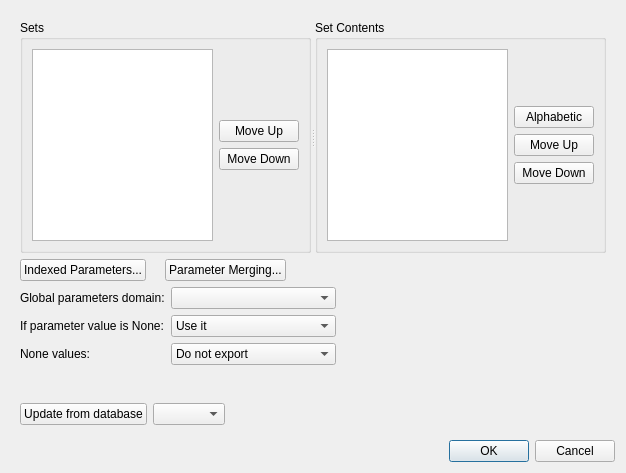
<?xml version="1.0" encoding="UTF-8"?>
<!--
######################################################################################################################
# Copyright (C) 2017-2020 Spine project consortium
# This file is part of Spine Items.
# Spine Items is free software: you can redistribute it and\/or modify it under the terms of the GNU Lesser General
# Public License as published by the Free Software Foundation, either version 3 of the License, or (at your option)
# any later version. This program is distributed in the hope that it will be useful, but WITHOUT ANY WARRANTY;
# without even the implied warranty of MERCHANTABILITY or FITNESS FOR A PARTICULAR PURPOSE. See the GNU Lesser General
# Public License for more details. You should have received a copy of the GNU Lesser General Public License along with
# this program. If not, see <http:\/\/www.gnu.org\/licenses\/>.
######################################################################################################################
-->
<ui version="4.0">
 <class>Form</class>
 <widget class="QWidget" name="Form">
  <property name="windowModality">
   <enum>Qt::WindowModal</enum>
  </property>
  <property name="geometry">
   <rect>
    <x>0</x>
    <y>0</y>
    <width>626</width>
    <height>473</height>
   </rect>
  </property>
  <property name="windowTitle">
   <string>Gdx Export Settings</string>
  </property>
  <layout class="QVBoxLayout" name="verticalLayout_4">
   <item>
    <widget class="QWidget" name="controls_group" native="true">
     <layout class="QVBoxLayout" name="verticalLayout_3">
      <item>
       <widget class="QSplitter" name="splitter">
        <property name="orientation">
         <enum>Qt::Horizontal</enum>
        </property>
        <widget class="QGroupBox" name="set_group_box">
         <property name="title">
          <string>Sets</string>
         </property>
         <layout class="QHBoxLayout" name="horizontalLayout">
          <item>
           <widget class="QListView" name="set_list_view"/>
          </item>
          <item>
           <layout class="QVBoxLayout" name="verticalLayout">
            <item>
             <spacer name="verticalSpacer">
              <property name="orientation">
               <enum>Qt::Vertical</enum>
              </property>
              <property name="sizeHint" stdset="0">
               <size>
                <width>20</width>
                <height>40</height>
               </size>
              </property>
             </spacer>
            </item>
            <item>
             <widget class="QPushButton" name="set_move_up_button">
              <property name="text">
               <string>Move Up</string>
              </property>
             </widget>
            </item>
            <item>
             <widget class="QPushButton" name="set_move_down_button">
              <property name="text">
               <string>Move Down</string>
              </property>
             </widget>
            </item>
            <item>
             <spacer name="verticalSpacer_2">
              <property name="orientation">
               <enum>Qt::Vertical</enum>
              </property>
              <property name="sizeHint" stdset="0">
               <size>
                <width>20</width>
                <height>40</height>
               </size>
              </property>
             </spacer>
            </item>
           </layout>
          </item>
         </layout>
        </widget>
        <widget class="QGroupBox" name="contents_group_box">
         <property name="title">
          <string>Set Contents</string>
         </property>
         <layout class="QHBoxLayout" name="horizontalLayout_2">
          <item>
           <widget class="QListView" name="record_list_view"/>
          </item>
          <item>
           <layout class="QVBoxLayout" name="verticalLayout_2">
            <item>
             <spacer name="verticalSpacer_3">
              <property name="orientation">
               <enum>Qt::Vertical</enum>
              </property>
              <property name="sizeHint" stdset="0">
               <size>
                <width>20</width>
                <height>40</height>
               </size>
              </property>
             </spacer>
            </item>
            <item>
             <widget class="QPushButton" name="record_sort_alphabetic">
              <property name="toolTip">
               <string>Sort set contents alphabetically.</string>
              </property>
              <property name="text">
               <string>Alphabetic</string>
              </property>
             </widget>
            </item>
            <item>
             <widget class="QPushButton" name="record_move_up_button">
              <property name="text">
               <string>Move Up</string>
              </property>
             </widget>
            </item>
            <item>
             <widget class="QPushButton" name="record_move_down_button">
              <property name="text">
               <string>Move Down</string>
              </property>
             </widget>
            </item>
            <item>
             <spacer name="verticalSpacer_4">
              <property name="orientation">
               <enum>Qt::Vertical</enum>
              </property>
              <property name="sizeHint" stdset="0">
               <size>
                <width>20</width>
                <height>40</height>
               </size>
              </property>
             </spacer>
            </item>
           </layout>
          </item>
         </layout>
        </widget>
       </widget>
      </item>
      <item>
       <layout class="QHBoxLayout" name="horizontalLayout_4">
        <item>
         <widget class="QPushButton" name="open_indexed_parameter_settings_button">
          <property name="toolTip">
           <string>Set up indexing for time series and other indexed parameters.</string>
          </property>
          <property name="text">
           <string>Indexed Parameters...</string>
          </property>
         </widget>
        </item>
        <item>
         <widget class="QLabel" name="indexing_status_label">
          <property name="text">
           <string/>
          </property>
          <property name="textFormat">
           <enum>Qt::RichText</enum>
          </property>
         </widget>
        </item>
        <item>
         <widget class="QPushButton" name="open_parameter_merging_settings_button">
          <property name="toolTip">
           <string>Merge multiple parameters into one.</string>
          </property>
          <property name="text">
           <string>Parameter Merging...</string>
          </property>
         </widget>
        </item>
        <item>
         <spacer name="horizontalSpacer_2">
          <property name="orientation">
           <enum>Qt::Horizontal</enum>
          </property>
          <property name="sizeHint" stdset="0">
           <size>
            <width>40</width>
            <height>20</height>
           </size>
          </property>
         </spacer>
        </item>
       </layout>
      </item>
      <item>
       <layout class="QHBoxLayout" name="horizontalLayout_3">
        <item>
         <layout class="QFormLayout" name="formLayout">
          <item row="0" column="0">
           <widget class="QLabel" name="label">
            <property name="toolTip">
             <string>Selected domain's parameters are exported as GAMS scalars.
The domain itself is not exported.</string>
            </property>
            <property name="text">
             <string>Global parameters domain:</string>
            </property>
           </widget>
          </item>
          <item row="0" column="1">
           <widget class="QComboBox" name="global_parameters_combo_box"/>
          </item>
          <item row="2" column="0">
           <widget class="QLabel" name="label_2">
            <property name="text">
             <string>None values:</string>
            </property>
           </widget>
          </item>
          <item row="2" column="1">
           <widget class="QComboBox" name="none_export_combo_box">
            <item>
             <property name="text">
              <string>Do not export</string>
             </property>
            </item>
            <item>
             <property name="text">
              <string>Export as not-a-number</string>
             </property>
            </item>
           </widget>
          </item>
          <item row="1" column="0">
           <widget class="QLabel" name="label_3">
            <property name="text">
             <string>If parameter value is None:</string>
            </property>
           </widget>
          </item>
          <item row="1" column="1">
           <widget class="QComboBox" name="none_fallback_combo_box">
            <item>
             <property name="text">
              <string>Use it</string>
             </property>
            </item>
            <item>
             <property name="text">
              <string>Replace by default value</string>
             </property>
            </item>
           </widget>
          </item>
         </layout>
        </item>
        <item>
         <spacer name="horizontalSpacer">
          <property name="orientation">
           <enum>Qt::Horizontal</enum>
          </property>
          <property name="sizeHint" stdset="0">
           <size>
            <width>40</width>
            <height>20</height>
           </size>
          </property>
         </spacer>
        </item>
       </layout>
      </item>
      <item>
       <layout class="QHBoxLayout" name="horizontalLayout_5">
        <item>
         <widget class="QPushButton" name="update_button">
          <property name="text">
           <string>Update from database</string>
          </property>
         </widget>
        </item>
        <item>
         <widget class="QComboBox" name="database_combo_box">
          <property name="maximumSize">
           <size>
            <width>400</width>
            <height>16777215</height>
           </size>
          </property>
         </widget>
        </item>
        <item>
         <spacer name="horizontalSpacer_3">
          <property name="orientation">
           <enum>Qt::Horizontal</enum>
          </property>
          <property name="sizeHint" stdset="0">
           <size>
            <width>40</width>
            <height>20</height>
           </size>
          </property>
         </spacer>
        </item>
       </layout>
      </item>
     </layout>
    </widget>
   </item>
   <item>
    <widget class="QDialogButtonBox" name="button_box">
     <property name="standardButtons">
      <set>QDialogButtonBox::Cancel|QDialogButtonBox::Ok</set>
     </property>
    </widget>
   </item>
  </layout>
 </widget>
 <resources/>
 <connections/>
</ui>
